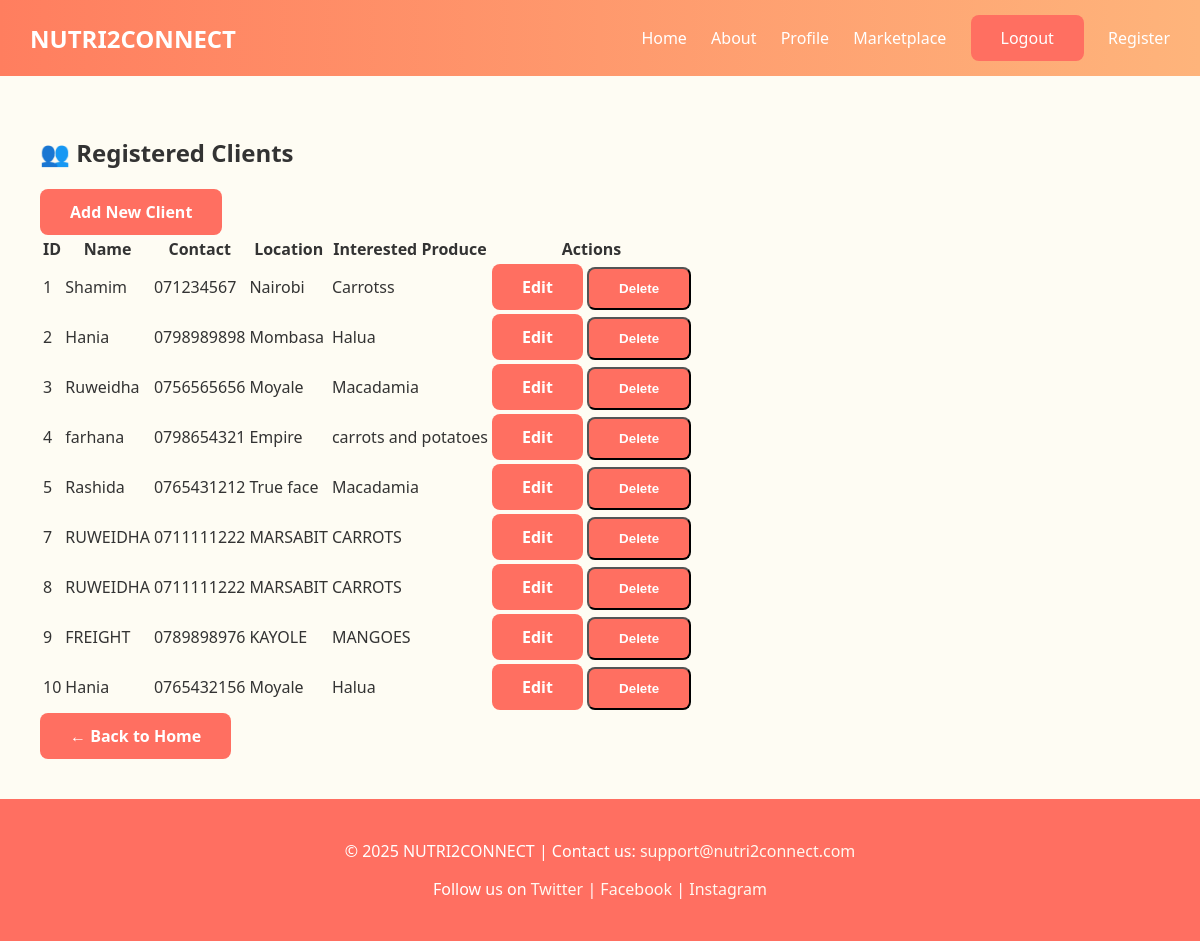
Page /clients/ (signed in) on the committed database.
### nutriconnect/models.py (models this page shows, shortened)
class Client(models.Model):
    name = models.CharField(max_length=100)
    contact = models.CharField(max_length=15)
    location = models.CharField(max_length=100)
    interested_produce = models.CharField(max_length=100)

### nutriconnect/views.py (the view)
# urls.py: path('clients/', views.client_list, name='client_list'),
def client_list(request):
    clients = Client.objects.all()
    return render(request, "nutriconnect/client_list.html", {"clients": clients})

### nutriconnect/templates/nutriconnect/client_list.html (shortened to what this page needs)
{% extends 'nutriconnect/base.html' %}
{% block content %}
<div class="container mt-5">
    <h2 class="mb-4 text-primary">👥 Registered Clients</h2>
    <a href="{% url 'client_create' %}" class="btn btn-primary mb-4 shadow-sm">
         Add New Client
    </a>
    <div class="table-responsive">
        <table class="table table-bordered table-hover table-striped align-middle">
            <thead class="table-primary">
                <tr>
                    <th>ID</th>
                    <th>Name</th>
                    <th>Contact</th>
                    <th>Location</th>
                    <th>Interested Produce</th>
                    <th class="text-center">Actions</th>
                </tr>
            </thead>
            <tbody>
            {% if clients %}
                {% for client in clients %}
                <tr>
                    <td>{{ client.id }}</td>
                    <td>{{ client.name }}</td>
                    <td>{{ client.contact }}</td>
                    <td>{{ client.location }}</td>
                    <td>{{ client.interested_produce }}</td>
                    <td class="text-center">
                        <a href="{% url 'client_update' client.id %}" class="btn btn-sm btn-outline-primary me-2">Edit</a>
                        <form action="{% url 'client_delete' client.id %}" method="post" style="display:inline;">
                            <button type="submit" class="btn btn-sm btn-outline-danger" onclick="return confirm('Confirm deletion of client {{ client.name }}?');">
                                Delete
                            </button>
                        </form>
                    </td>
                </tr>
                {% endfor %}
            {% else %}
                <tr>
                    <td colspan="6" class="text-center text-muted">No clients found. Start by adding a new client!</td>
                </tr>
            {% endif %}
            </tbody>
        </table>
    </div>
    <a href="{% url 'home' %}" class="btn btn-secondary mt-3">← Back to Home</a>
</div>
{% endblock %}

### nutriconnect/templates/nutriconnect/base.html (style rules this page uses)
body { font-family: 'Segoe UI', Tahoma, Geneva, Verdana, sans-serif; margin: 0; padding: 0; background: #fefcf3; color: #333; }
a { text-decoration: none; color: inherit; }
.btn { display: inline-block; padding: 12px 30px; border-radius: 8px; font-weight: bold; background: #ff6f61; color: white; transition: background 0.3s; text-align: center; }
.container { max-width: 1200px; margin: auto; padding: 20px; }

### rows in the picture
Client: id "1", name "Shamim", contact "071234567", location "Nairobi", interested_produce "Carrotss"
Client: id "2", name "Hania", contact "0798989898", location "Mombasa", interested_produce "Halua"
Client: id "3", name "Ruweidha", contact "0756565656", location "Moyale", interested_produce "Macadamia"
Client: id "4", name "farhana", contact "0798654321", location "Empire", interested_produce "carrots and potatoes"
Client: id "5", name "Rashida", contact "0765431212", location "True face", interested_produce "Macadamia"
Client: id "7", name "RUWEIDHA", contact "0711111222", location "MARSABIT", interested_produce "CARROTS"
Client: id "8", name "RUWEIDHA", contact "0711111222", location "MARSABIT", interested_produce "CARROTS"
Client: id "9", name "FREIGHT", contact "0789898976", location "KAYOLE", interested_produce "MANGOES"
Client: id "10", name "Hania", contact "0765432156", location "Moyale", interested_produce "Halua"
